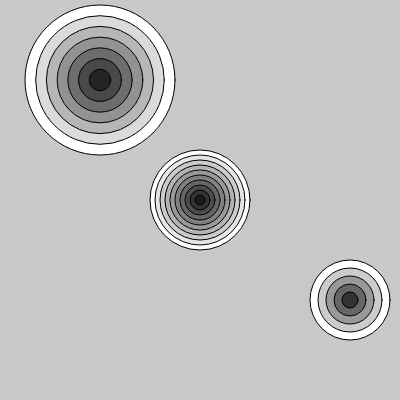
Frame 1 (no input)
Frame 60 (no input): identical to frame 1, image omitted
Frame 120 (the mouse pressed at the canvas centre since frame 60): identical to frame 1, image omitted

The p5.js sketch that drew this single still picture (run headless with seeded random() and noise() and a simulated clock; from frame 60 on, the mouse is pressed at the canvas centre):

// p5.js sketch
// ── sketch.js
function setup() {
  createCanvas(400, 400);
}

function draw() {
  background(200);

  drawTarget(width/2, height/2, 10, 100);

  drawTarget(350, 300, 5, 80);

  drawTarget(100, 80, 7, 150);
}

function drawTarget(x, y, numOfCircles, targetSize, targetHue) {
  for (var i=numOfCircles; i>0; i--) {
    var step = i/numOfCircles; // range from 1 to 0.
    fill(step*255);
    var size = targetSize * step;
    ellipse(x, y, size, size );
  }
}
